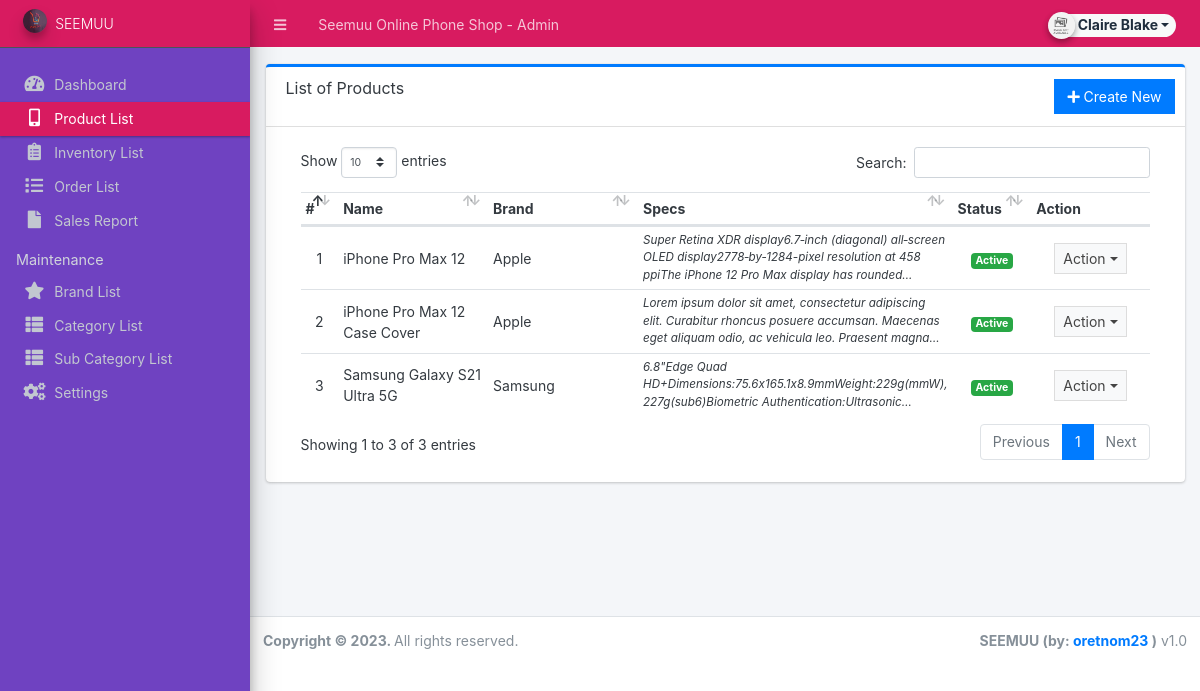
/admin/?page=product (signed in), run on the app's committed database.
### tables this page shows
CREATE TABLE `products` (
  `id` int(30) NOT NULL,
  `brand_id` int(30) NOT NULL,
  `category_id` int(30) NOT NULL,
  `sub_category_id` int(30) NOT NULL,
  `name` varchar(250) NOT NULL,
  `specs` text NOT NULL,
  `status` tinyint(1) NOT NULL DEFAULT '1',
  `date_created` datetime NOT NULL DEFAULT CURRENT_TIMESTAMP
);

CREATE TABLE `brands` (
  `id` int(30) NOT NULL,
  `name` varchar(250) NOT NULL,
  `description` text,
  `status` tinyint(1) NOT NULL DEFAULT '1',
  `date_created` datetime NOT NULL DEFAULT CURRENT_TIMESTAMP
);

### admin/product/index.php (the view, shortened to what this page needs)
<div class="card card-outline card-primary">
	<div class="card-header">
		<h3 class="card-title">List of Products</h3>
		<div class="card-tools">
			<a href="?page=product/manage_product" class="btn btn-flat btn-primary"><span class="fas fa-plus"></span>  Create New</a>
		</div>
	</div>
	<div class="card-body">
		<div class="container-fluid">
        <div class="container-fluid">
			<table class="table table-hover table-strip">
				<colgroup>
					<col width="5%">
					<col width="20%">
					<col width="20%">
					<col width="30%">
					<col width="10%">
					<col width="15%">
				</colgroup>
				<thead>
					<tr>
						<th>#</th>
						<th>Name</th>
						<th>Brand</th>
						<th>Specs</th>
						<th>Status</th>
						<th>Action</th>
					</tr>
				</thead>
				<tbody>
					<?php
					$i = 1;
						$qry = $conn->query("SELECT p.*,b.name as bname from `products` p inner join brands b on p.brand_id = b.id order by (p.name) asc ");
						while($row = $qry->fetch_assoc()):
							foreach($row as $k=> $v){
								$row[$k] = trim(stripslashes($v));
							}
                            $row['specs'] = strip_tags(stripslashes(html_entity_decode($row['specs'])));
					?>
						<tr>
							<td class="text-center"><?php echo $i++; ?></td>
							<td><?php echo $row['name'] ?></td>
							<td><?php echo $row['bname'] ?></td>
							<td ><p class="m-0 truncate"><?php echo $row['specs'] ?></p></td>
							<td class="text-center">
                                <?php if($row['status'] == 1): ?>
                                    <span class="badge badge-success">Active</span>
                                <?php else: ?>
                                    <span class="badge badge-danger">Inactive</span>
                                <?php endif; ?>
                            </td>
							<td align="center">
								 <button type="button" class="btn btn-flat btn-default btn-sm dropdown-toggle dropdown-icon" data-toggle="dropdown">
				                  		Action
				                  </button>
							</td>
						</tr>
					<?php endwhile; ?>
				</tbody>
			</table>
		</div>
		</div>
	</div>
</div>

### data on the page
products: name "iPhone Pro Max 12", brand.name "Apple", specs "Super Retina XDR display6.7‑inch (diagonal) all‑screen OLED display2778‑by‑1284-pixel resolution at 458 ppiThe iPhone 12 Pro Max display has…", status "Active"
products: name "iPhone Pro Max 12 Case Cover", brand.name "Apple", specs "Lorem ipsum dolor sit amet, consectetur adipiscing elit. Curabitur rhoncus posuere accumsan. Maecenas eget aliquam odio, ac vehicula leo. Praesent…", status "Active"
products: name "Samsung Galaxy S21 Ultra 5G", brand.name "Samsung", specs "6.8\"Edge Quad HD+Dimensions:75.6x165.1x8.9mmWeight:229g(mmW), 227g(sub6)Biometric…", status "Active"

### other printed values
$_settings->info('name') "Seemuu Online Phone Shop"
$_settings->userdata('firstname').' '.$_settings->userdata('lastname') "Claire Blake"
$_settings->info('short_name') "SEEMUU"
